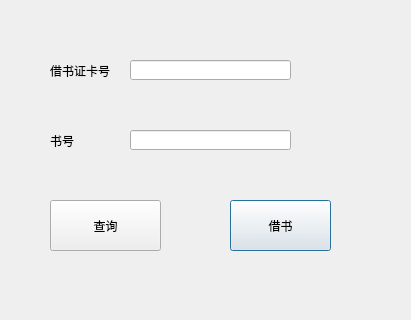
<?xml version="1.0" encoding="UTF-8"?>
<ui version="4.0">
 <class>borrow_dialog</class>
 <widget class="QDialog" name="borrow_dialog">
  <property name="geometry">
   <rect>
    <x>0</x>
    <y>0</y>
    <width>411</width>
    <height>320</height>
   </rect>
  </property>
  <property name="windowTitle">
   <string>借书</string>
  </property>
  <widget class="QLabel" name="label">
   <property name="geometry">
    <rect>
     <x>50</x>
     <y>60</y>
     <width>71</width>
     <height>21</height>
    </rect>
   </property>
   <property name="text">
    <string>借书证卡号</string>
   </property>
  </widget>
  <widget class="QLineEdit" name="card_in">
   <property name="geometry">
    <rect>
     <x>130</x>
     <y>60</y>
     <width>161</width>
     <height>20</height>
    </rect>
   </property>
  </widget>
  <widget class="QLabel" name="label_2">
   <property name="geometry">
    <rect>
     <x>50</x>
     <y>130</y>
     <width>61</width>
     <height>21</height>
    </rect>
   </property>
   <property name="text">
    <string>书号</string>
   </property>
  </widget>
  <widget class="QLineEdit" name="book_in">
   <property name="geometry">
    <rect>
     <x>130</x>
     <y>130</y>
     <width>161</width>
     <height>20</height>
    </rect>
   </property>
  </widget>
  <widget class="QPushButton" name="borrow_button">
   <property name="geometry">
    <rect>
     <x>230</x>
     <y>200</y>
     <width>101</width>
     <height>51</height>
    </rect>
   </property>
   <property name="text">
    <string>借书</string>
   </property>
  </widget>
  <widget class="QPushButton" name="pushButton">
   <property name="geometry">
    <rect>
     <x>50</x>
     <y>200</y>
     <width>111</width>
     <height>51</height>
    </rect>
   </property>
   <property name="text">
    <string>查询</string>
   </property>
  </widget>
 </widget>
 <resources/>
 <connections/>
</ui>
